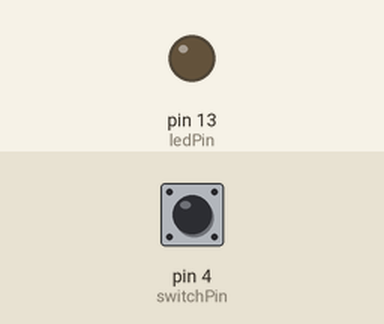
Bench run of a sketch on a simulated Arduino Uno, built with avr-gcc and run on an emulated ATmega328P. Parts: output pins drawn as LEDs (lit = HIGH). Dashed ring = blinking. Inputs (shaded band) come from the test bench; at power-on: pin 4 (switchPin) HIGH.

Above: at 1.2 s.
1.3 s: pin 4 (switchPin) pulled LOW for 0.15 s
At 1.8 s:
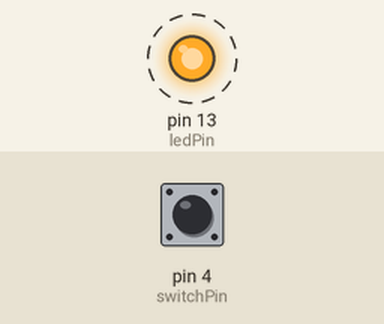
4.4 s: pin 4 (switchPin) pulled LOW for 1 s
At 6.8 s:
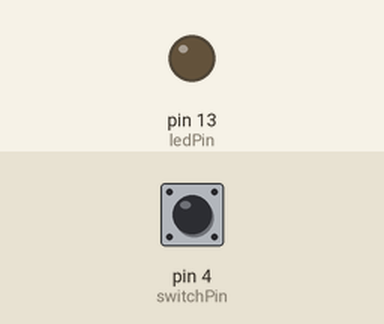
7.4 s: pin 4 (switchPin) pulled LOW for 3.2 s
At 10.9 s:
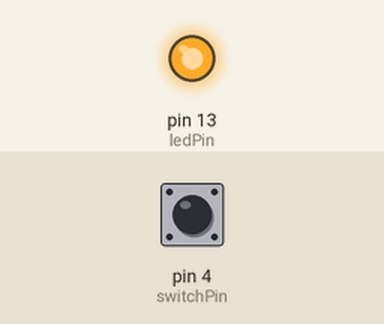
Timing chart, 0 to 18.1 s (numbered marks = the images above; inputs shaded):
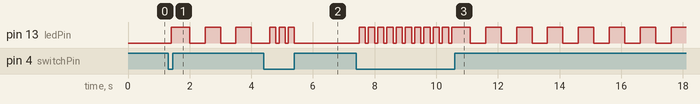

The sketch:

sketch_16_04_state_example.ino
```cpp
// sketch_16_04_state_example

const int ledPin = 13;
const int switchPin = 4; // push switch between pin 4 and GND
const int blinkDelay = 500;

enum {OFF, ON, BLINK_ON, BLINK_OFF} mode;

long lastTime = 0; // the time the LED blinked on or off

void setup()
{
  pinMode(ledPin, OUTPUT);
  pinMode(switchPin, INPUT_PULLUP);
  mode = OFF;
}

void loop()
{
  if (mode == OFF)
  {
    handleOFF();
  }
  else if (mode == ON)
  {
    handleON();
  }
  else if (mode == BLINK_ON)
  {
    handleBLINK_ON();
  }
  else if (mode == BLINK_OFF)
  {
    handleBLINK_OFF();
  }
}

void handleOFF()
{
  if (switchPressed())
  {
    digitalWrite(ledPin, HIGH);
    mode = ON;
  }
}

void handleON()
{
  if (switchPressed())
  {
    lastTime = millis();
    mode = BLINK_ON;
  }
}

void handleBLINK_ON()
{
  if (switchPressed())
  {
    digitalWrite(ledPin, LOW);
    mode = OFF;
  }
  long now = millis();
  if (now > lastTime + blinkDelay)
  {
    digitalWrite(ledPin, LOW);
    lastTime = now;
    mode = BLINK_OFF;
  }
}

void handleBLINK_OFF()
{
  if (switchPressed())
  {
    mode = OFF;
  }
  long now = millis();
  if (now > lastTime + blinkDelay)
  {
    digitalWrite(ledPin, HIGH);
    lastTime = now;
    mode = BLINK_ON;
  }
}

boolean switchPressed()
{
  if (digitalRead(switchPin) == LOW)
  {
    delay(100); // debounce
    return true;
  }
  return false;
}
```

Measured:
- after the input at 1.3 s, pin 13 (ledPin): alternates HIGH for 0.50 s and LOW for 0.50 s, starting after 0.10 s
- after the input at 4.4 s, pin 13 (ledPin): alternates HIGH for 0.20 s and LOW for 0.10 s, 6 changes in all, then stays LOW, starting after 0.20 s
- after the input at 7.4 s, pin 13 (ledPin): goes 10 × (HIGH 0.20 s, LOW 0.10 s), HIGH 0.60 s, 6 × (LOW 0.50 s, HIGH 0.50 s), LOW 0.50 s, then HIGH, starting after 0.10 s
